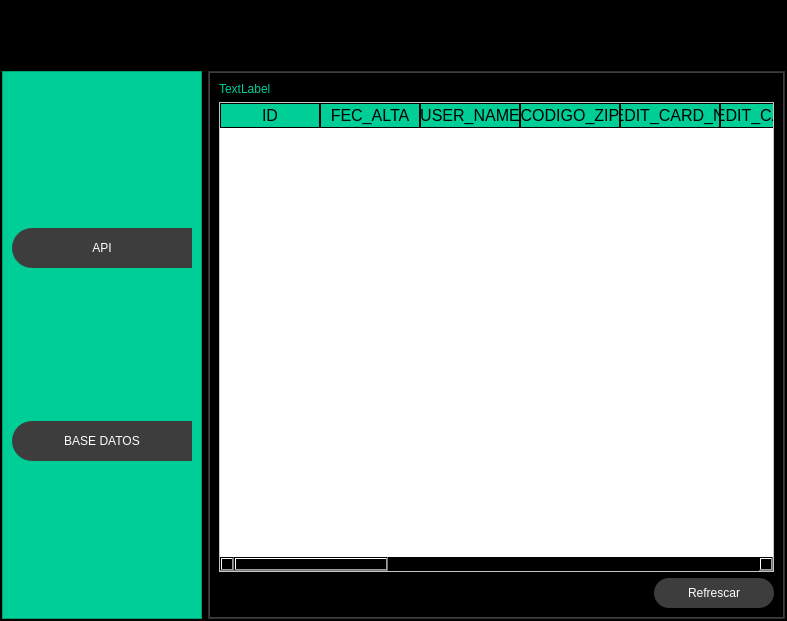
<?xml version="1.0" encoding="UTF-8"?>
<ui version="4.0">
 <class>MainWindow</class>
 <widget class="QMainWindow" name="MainWindow">
  <property name="geometry">
   <rect>
    <x>0</x>
    <y>0</y>
    <width>787</width>
    <height>621</height>
   </rect>
  </property>
  <property name="minimumSize">
   <size>
    <width>120</width>
    <height>30</height>
   </size>
  </property>
  <property name="windowTitle">
   <string>MainWindow</string>
  </property>
  <widget class="QWidget" name="centralwidget">
   <layout class="QHBoxLayout" name="horizontalLayout_4">
    <property name="spacing">
     <number>0</number>
    </property>
    <property name="leftMargin">
     <number>0</number>
    </property>
    <property name="topMargin">
     <number>0</number>
    </property>
    <property name="rightMargin">
     <number>0</number>
    </property>
    <property name="bottomMargin">
     <number>0</number>
    </property>
    <item>
     <widget class="QFrame" name="frame">
      <property name="styleSheet">
       <string notr="true">background-color: rgb(0, 0, 0);</string>
      </property>
      <property name="frameShape">
       <enum>QFrame::StyledPanel</enum>
      </property>
      <property name="frameShadow">
       <enum>QFrame::Raised</enum>
      </property>
      <layout class="QVBoxLayout" name="verticalLayout_2" stretch="1,8">
       <property name="spacing">
        <number>0</number>
       </property>
       <property name="leftMargin">
        <number>0</number>
       </property>
       <property name="topMargin">
        <number>0</number>
       </property>
       <property name="rightMargin">
        <number>0</number>
       </property>
       <property name="bottomMargin">
        <number>0</number>
       </property>
       <item>
        <widget class="QFrame" name="frame_Superior">
         <property name="minimumSize">
          <size>
           <width>0</width>
           <height>42</height>
          </size>
         </property>
         <property name="styleSheet">
          <string notr="true">QFrame{
background-color:rgb(0,0,0);
}

QPushButton{
background-color:#000000ff;
border-radius:20px;
}

QPushButton:hover{
background-color:rgb(61,61,61);
border-radius:20px;
}</string>
         </property>
         <property name="frameShape">
          <enum>QFrame::StyledPanel</enum>
         </property>
         <property name="frameShadow">
          <enum>QFrame::Raised</enum>
         </property>
         <layout class="QHBoxLayout" name="horizontalLayout">
          <item>
           <widget class="QPushButton" name="btn_Menu">
            <property name="minimumSize">
             <size>
              <width>200</width>
              <height>0</height>
             </size>
            </property>
            <property name="text">
             <string/>
            </property>
            <property name="icon">
             <iconset>
              <normaloff>../../../Downloads/barra-de-menus.png</normaloff>../../../Downloads/barra-de-menus.png</iconset>
            </property>
            <property name="iconSize">
             <size>
              <width>38</width>
              <height>38</height>
             </size>
            </property>
           </widget>
          </item>
          <item>
           <spacer name="horizontalSpacer">
            <property name="orientation">
             <enum>Qt::Horizontal</enum>
            </property>
            <property name="sizeHint" stdset="0">
             <size>
              <width>295</width>
              <height>20</height>
             </size>
            </property>
           </spacer>
          </item>
          <item>
           <widget class="QPushButton" name="pushButton_3">
            <property name="minimumSize">
             <size>
              <width>200</width>
              <height>0</height>
             </size>
            </property>
            <property name="text">
             <string/>
            </property>
            <property name="icon">
             <iconset>
              <normaloff>../../../Downloads/boton-menos.png</normaloff>../../../Downloads/boton-menos.png</iconset>
            </property>
            <property name="iconSize">
             <size>
              <width>38</width>
              <height>38</height>
             </size>
            </property>
           </widget>
          </item>
          <item>
           <widget class="QPushButton" name="btn_Cerrar">
            <property name="minimumSize">
             <size>
              <width>40</width>
              <height>40</height>
             </size>
            </property>
            <property name="text">
             <string/>
            </property>
            <property name="icon">
             <iconset>
              <normaloff>../../../Downloads/boton-cerrar.png</normaloff>../../../Downloads/boton-cerrar.png</iconset>
            </property>
            <property name="iconSize">
             <size>
              <width>38</width>
              <height>38</height>
             </size>
            </property>
           </widget>
          </item>
         </layout>
        </widget>
       </item>
       <item>
        <widget class="QFrame" name="frame_Contenido">
         <property name="minimumSize">
          <size>
           <width>0</width>
           <height>0</height>
          </size>
         </property>
         <property name="maximumSize">
          <size>
           <width>16777215</width>
           <height>16777215</height>
          </size>
         </property>
         <property name="frameShape">
          <enum>QFrame::StyledPanel</enum>
         </property>
         <property name="frameShadow">
          <enum>QFrame::Raised</enum>
         </property>
         <layout class="QHBoxLayout" name="horizontalLayout_2">
          <property name="leftMargin">
           <number>0</number>
          </property>
          <property name="topMargin">
           <number>0</number>
          </property>
          <property name="rightMargin">
           <number>0</number>
          </property>
          <property name="bottomMargin">
           <number>0</number>
          </property>
          <item>
           <widget class="QFrame" name="frame_Control">
            <property name="minimumSize">
             <size>
              <width>200</width>
              <height>0</height>
             </size>
            </property>
            <property name="maximumSize">
             <size>
              <width>0</width>
              <height>16777215</height>
             </size>
            </property>
            <property name="styleSheet">
             <string notr="true">QFrame{
background-color:rgb(0,206,151);
}
QPushButton{
background-color:rgb(61,61,61);
border-top-left-radius:20px;
border-bottom-left-radius:20px;
color:rgb(255,255,255);
font:77 10pt &quot;Arial Black&quot;;
}
QPushButton:hover{
background-color:white;
border-top-left-radius:20px;
border-botto,-left-radius:20px;
color:rgb(0,0,0);
font:77 10pt &quot;Arial Black&quot;;
}</string>
            </property>
            <property name="frameShape">
             <enum>QFrame::StyledPanel</enum>
            </property>
            <property name="frameShadow">
             <enum>QFrame::Raised</enum>
            </property>
            <layout class="QVBoxLayout" name="verticalLayout_3">
             <item>
              <widget class="QPushButton" name="pushButton">
               <property name="minimumSize">
                <size>
                 <width>0</width>
                 <height>40</height>
                </size>
               </property>
               <property name="text">
                <string>API</string>
               </property>
              </widget>
             </item>
             <item>
              <widget class="QPushButton" name="pushButton_2">
               <property name="minimumSize">
                <size>
                 <width>0</width>
                 <height>40</height>
                </size>
               </property>
               <property name="text">
                <string>BASE DATOS</string>
               </property>
              </widget>
             </item>
            </layout>
           </widget>
          </item>
          <item>
           <widget class="QFrame" name="frame_Pagina">
            <property name="styleSheet">
             <string notr="true">QFrame{
background-color:rgb(61,61,61);
}

QLabel{
font:87 12pt &quot;Arial Black&quot;;
background-color:#000000ff;
color:rgb(0,206,151);
border:0px solid #14C8DC;

}


QLineEdit{
border:0px;
color:rgb(255,255,255);
border-bottom:2px solid rgb(61,61,61);
font:75 12pt &quot;Times New Roman&quot;;
}

QPushButton{
background-color:rgb(61,61,61);
border-radius: 15px;
color:rgb(255,255,255);
font:77 10pt &quot;Arial Black&quot;;

}

QPushButton:hover{
background-color:rgb(0,206,151);
border-radius: 15px;
color:rgb(0,0,0);
font: 77 10pt &quot;Arial Black&quot;;
}

QTableWidget{
background-color: rgb(255,255,255);
color: rgb(0, 0, 0);
gridline-color: rgb(0,206,151);
font-size: 12pt;
color: #000000;
}


QHeaderView::section{
background-color: rgb(0,206,151);
border: 1px solid rgb(0,0,0);
font-size:12pt;


}

QTableWidget QTableCornerButton::section{
background-color:rgb(0,0,0);
border:1px solid rgb(0,206,151);
}</string>
            </property>
            <property name="frameShape">
             <enum>QFrame::StyledPanel</enum>
            </property>
            <property name="frameShadow">
             <enum>QFrame::Raised</enum>
            </property>
            <layout class="QVBoxLayout" name="verticalLayout_4">
             <property name="spacing">
              <number>0</number>
             </property>
             <property name="leftMargin">
              <number>1</number>
             </property>
             <property name="topMargin">
              <number>1</number>
             </property>
             <property name="rightMargin">
              <number>1</number>
             </property>
             <property name="bottomMargin">
              <number>1</number>
             </property>
             <item>
              <widget class="QStackedWidget" name="stackedWidget">
               <property name="minimumSize">
                <size>
                 <width>120</width>
                 <height>30</height>
                </size>
               </property>
               <widget class="QWidget" name="page_Api">
                <layout class="QVBoxLayout" name="verticalLayout">
                 <item>
                  <widget class="QLabel" name="label">
                   <property name="text">
                    <string>TextLabel</string>
                   </property>
                  </widget>
                 </item>
                 <item>
                  <widget class="QTableWidget" name="tableWidget">
                   <column>
                    <property name="text">
                     <string>ID</string>
                    </property>
                   </column>
                   <column>
                    <property name="text">
                     <string>FEC_ALTA</string>
                    </property>
                   </column>
                   <column>
                    <property name="text">
                     <string>USER_NAME</string>
                    </property>
                   </column>
                   <column>
                    <property name="text">
                     <string>CODIGO_ZIP</string>
                    </property>
                   </column>
                   <column>
                    <property name="text">
                     <string>CREDIT_CARD_NUM</string>
                    </property>
                   </column>
                   <column>
                    <property name="text">
                     <string>CREDIT_CARD_CCV</string>
                    </property>
                   </column>
                   <column>
                    <property name="text">
                     <string>CUENTA_NUMERO</string>
                    </property>
                   </column>
                   <column>
                    <property name="text">
                     <string>DIRECCION</string>
                    </property>
                   </column>
                   <column>
                    <property name="text">
                     <string>GEO_LATITUD</string>
                    </property>
                   </column>
                   <column>
                    <property name="text">
                     <string>GEO_LONGITUD</string>
                    </property>
                   </column>
                   <column>
                    <property name="text">
                     <string>COLOR_FAVORITO</string>
                    </property>
                   </column>
                   <column>
                    <property name="text">
                     <string>IP</string>
                    </property>
                   </column>
                   <column>
                    <property name="text">
                     <string>AUTO</string>
                    </property>
                   </column>
                   <column>
                    <property name="text">
                     <string>AUTO_MODELO</string>
                    </property>
                   </column>
                   <column>
                    <property name="text">
                     <string>AUTO_TIPO</string>
                    </property>
                   </column>
                   <column>
                    <property name="text">
                     <string>AUTO_COLOR</string>
                    </property>
                   </column>
                   <column>
                    <property name="text">
                     <string>FEC_BIRTHDAY</string>
                    </property>
                   </column>
                  </widget>
                 </item>
                 <item>
                  <layout class="QHBoxLayout" name="horizontalLayout_5">
                   <item>
                    <spacer name="horizontalSpacer_2">
                     <property name="orientation">
                      <enum>Qt::Horizontal</enum>
                     </property>
                     <property name="sizeHint" stdset="0">
                      <size>
                       <width>88</width>
                       <height>20</height>
                      </size>
                     </property>
                    </spacer>
                   </item>
                   <item>
                    <widget class="QPushButton" name="btn_Refrescar">
                     <property name="minimumSize">
                      <size>
                       <width>120</width>
                       <height>30</height>
                      </size>
                     </property>
                     <property name="text">
                      <string>Refrescar</string>
                     </property>
                    </widget>
                   </item>
                  </layout>
                 </item>
                </layout>
               </widget>
               <widget class="QWidget" name="page_BD"/>
              </widget>
             </item>
            </layout>
           </widget>
          </item>
         </layout>
        </widget>
       </item>
      </layout>
     </widget>
    </item>
   </layout>
  </widget>
 </widget>
 <resources/>
 <connections/>
</ui>
